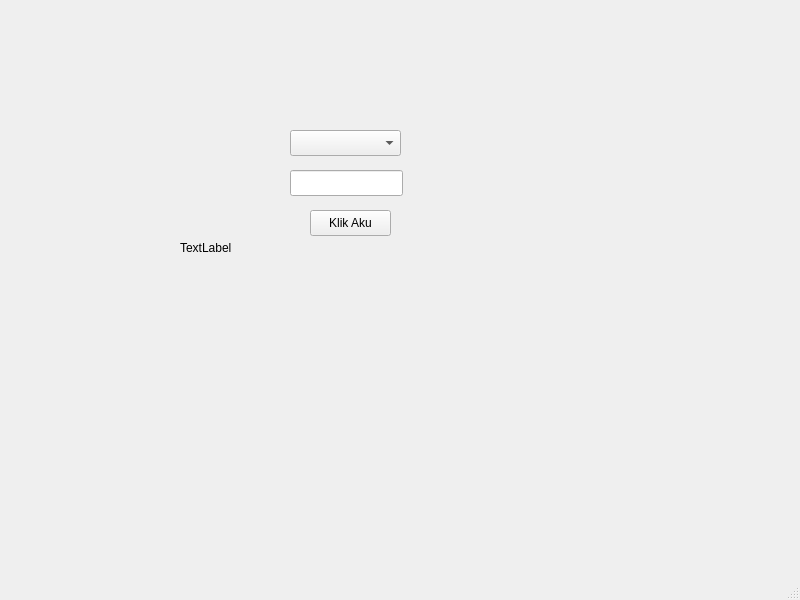
<?xml version="1.0" encoding="UTF-8"?>
<ui version="4.0">
 <class>MainWindow</class>
 <widget class="QMainWindow" name="MainWindow">
  <property name="geometry">
   <rect>
    <x>0</x>
    <y>0</y>
    <width>800</width>
    <height>600</height>
   </rect>
  </property>
  <property name="windowTitle">
   <string>MainWindow</string>
  </property>
  <widget class="QWidget" name="centralwidget">
   <widget class="QPushButton" name="btn_halo">
    <property name="geometry">
     <rect>
      <x>310</x>
      <y>210</y>
      <width>81</width>
      <height>26</height>
     </rect>
    </property>
    <property name="text">
     <string>Klik Aku</string>
    </property>
   </widget>
   <widget class="QLabel" name="label_utama">
    <property name="geometry">
     <rect>
      <x>180</x>
      <y>240</y>
      <width>341</width>
      <height>16</height>
     </rect>
    </property>
    <property name="text">
     <string>TextLabel</string>
    </property>
   </widget>
   <widget class="QLineEdit" name="input_nama">
    <property name="geometry">
     <rect>
      <x>290</x>
      <y>170</y>
      <width>113</width>
      <height>26</height>
     </rect>
    </property>
   </widget>
   <widget class="QComboBox" name="combo_jabatan">
    <property name="geometry">
     <rect>
      <x>290</x>
      <y>130</y>
      <width>111</width>
      <height>26</height>
     </rect>
    </property>
   </widget>
  </widget>
  <widget class="QMenuBar" name="menubar">
   <property name="geometry">
    <rect>
     <x>0</x>
     <y>0</y>
     <width>800</width>
     <height>33</height>
    </rect>
   </property>
  </widget>
  <widget class="QStatusBar" name="statusbar"/>
 </widget>
 <resources/>
 <connections/>
</ui>
